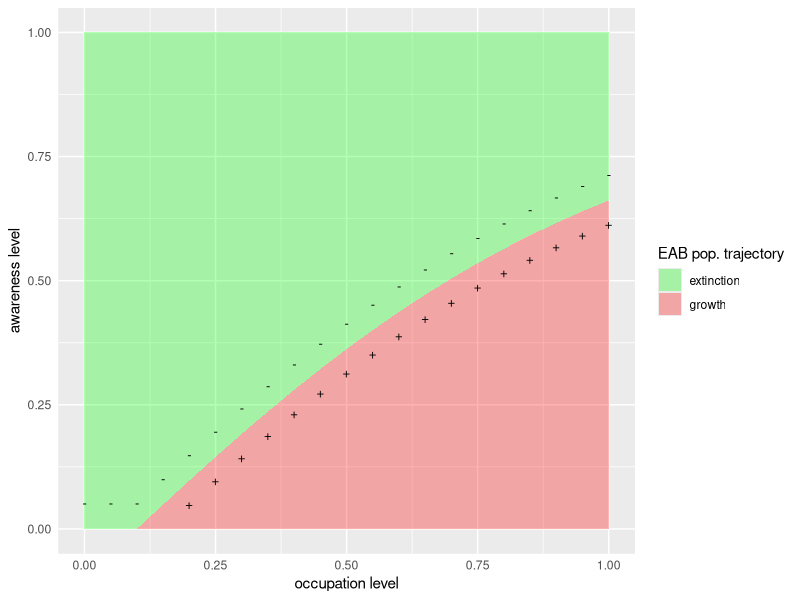

Write R code to recreate this figure.
## ---- chunk 1
knitr::opts_chunk$set(echo = TRUE)
library(gtools)
library(ggplot2)
## ---- chunk 2
header = c('Firewood Quarantine', 'Increase Recognition Campaign', 'Increase Monitor Region', 'Outcome')
dat = permutations(n=2, r=3, v=c('yes', 'no'), repeats.allowed = T) # get all combinations of campaigns
outcomes = c('severe spread in public and private land',
             'reduced spread in public land',
             'reduced spread in private land',
             'reduced spread in public and private land',
             'negligible/reduced spread in private/public land',
             'negligible spread in public and private land',
             'negligible/reduced spread in private/public land', 
             'negligible spread in private and public land')
dat = cbind(dat, outcomes)
colnames(dat) = header
## ---- chunk 3
knitr::kable(dat, caption = "DIPSwitch of campaign outcomes")
## ---- chunk 4
# make some quick data to trace the graph
x = seq(0,1, .05)
y = tanh(x) - .1
y[y <= 0] = 0
z = c(y - .05, y, y + 0.05)
dat = matrix(z, ncol = 3)
df = data.frame(dat)
colnames(df) = c('m', '.', 'p')

p = ggplot(df)
p + geom_area(aes(x=x, y=., fill="red"), alpha = 0.3) +
  geom_ribbon(aes(x=x, ymin=., ymax=1, fill="green"), alpha = 0.3) +
  geom_point(aes(x=x, y=m), shape = 43, size = 3) +
  geom_point(aes(x=x, y=p), shape = 45, size = 3) + 
  xlab('occupation level') + ylab('awareness level') + 
  theme(axis.ticks = element_blank()) +
  scale_fill_identity(name="EAB pop. trajectory", guide = 'legend',labels = c('extinction', 'growth')) +
  ylim(0, 1) + xlim(0, 1)
